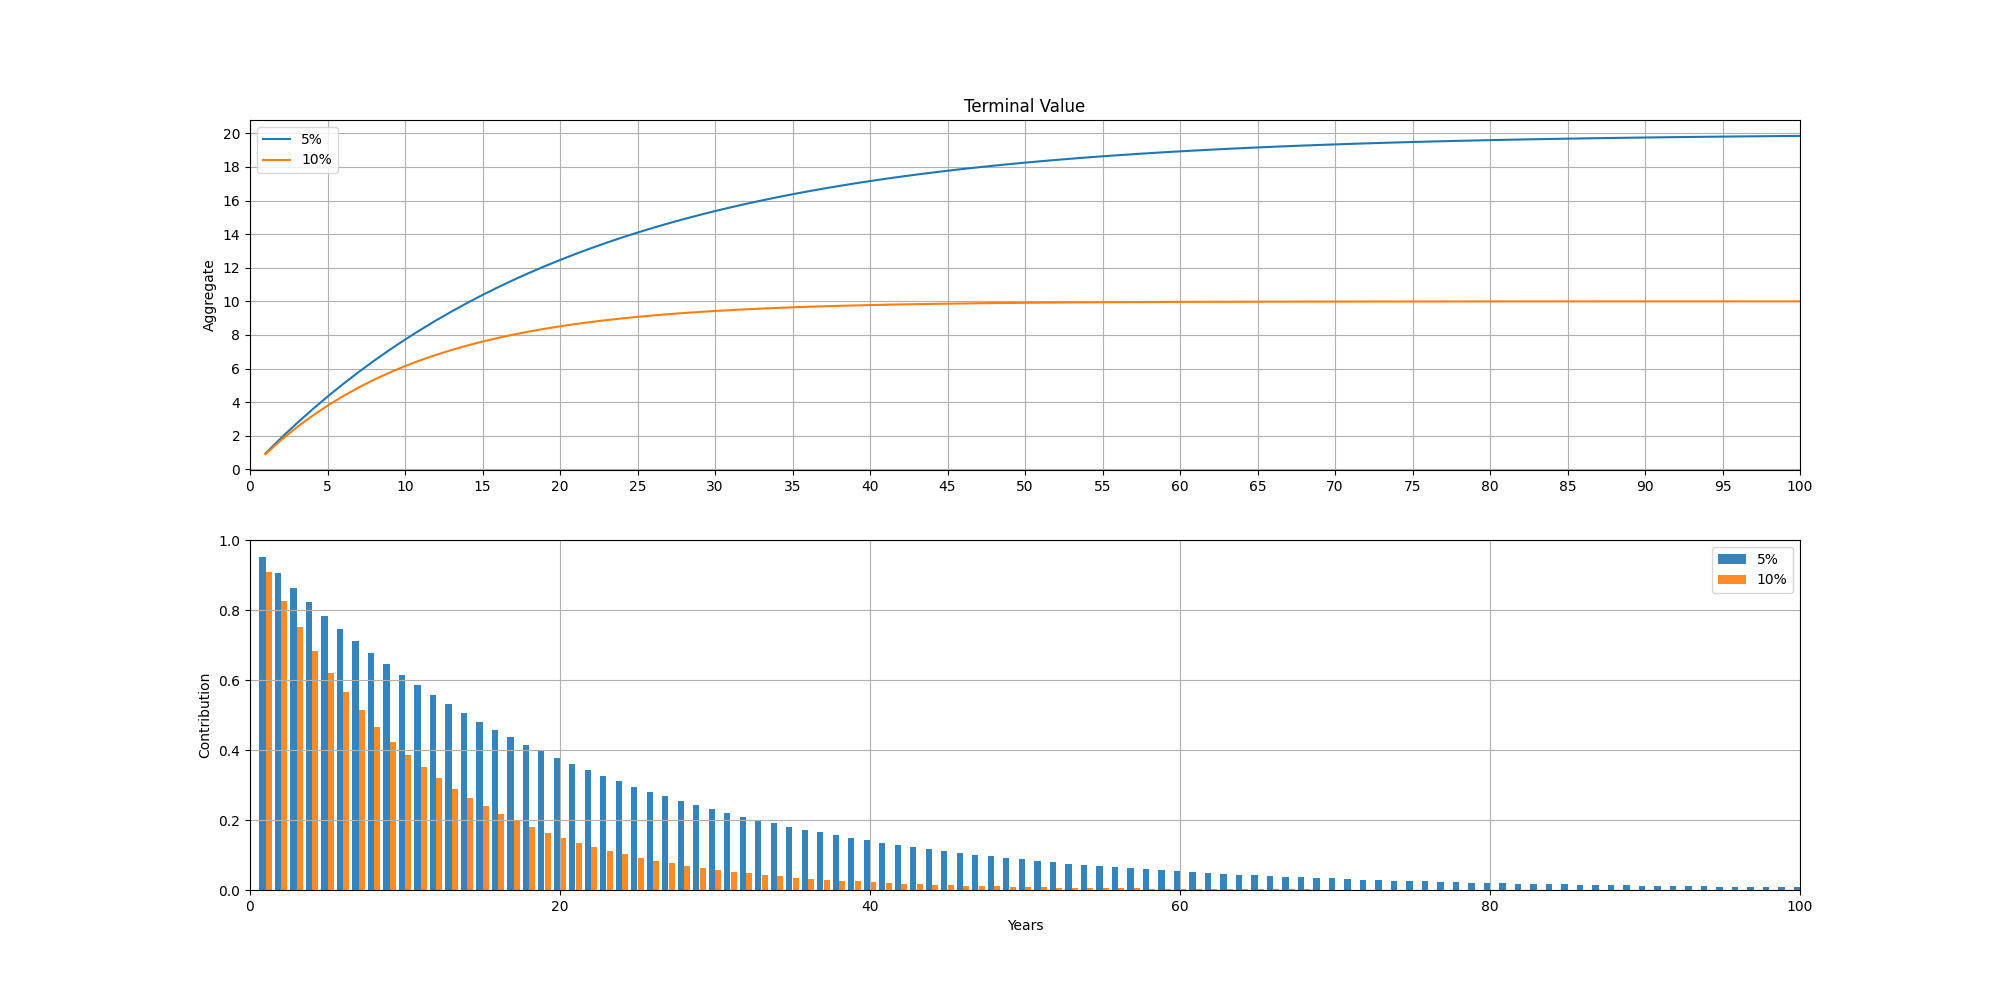

Source code (Python):
import matplotlib.pyplot as plt
import numpy as np

def compute_tv():
    cf = 1                         # cash flow
    g  = 0.00                      # growth rate in decimal
    r1 = 0.05                      # 5%  discount rate in decimal
    r2 = 0.10                      # 10% discount rate in decimal
    n  = 100                       # number of years

    dct1 = cf; dct2 = cf           # discounted cash at 't' years
    tvt1 = 0; tvt2 = 0             # terminal value at 't' years
    xt = []                        # x value of years
    ydct1 = []; ydct2 = []         # y value of dct
    ytvt1 = []; ytvt2 = []         # y value of tvt

    for t in range(1, n):
        xt.append(t)
        dct1 = dct1 * (1+g)/(1+r1)
        tvt1 += dct1
        ydct1.append(round(dct1,10))
        ytvt1.append(tvt1)
        dct2 = dct2 * (1+g)/(1+r2)
        tvt2 += dct2
        ydct2.append(round(dct2,10))
        ytvt2.append(tvt2)

    fig, (ax1, ax2) = plt.subplots(2, 1)
    fig.set_figheight(10)
    fig.set_figwidth(20)

    ax1.set(xlabel='', ylabel='Aggregate', title='Terminal Value')
    ax1.grid()
    ax1.set_xticks([t for t in range(0, n+1, 5)])
    ax1.set_yticks([t for t in range(0, 20+1, 2)])
    ax1.set_xlim(0, n)
    ax1.plot(xt, ytvt1, label="5%")
    ax1.plot(xt, ytvt2, label="10%")
    ax1.legend()

    width = 0.4
    ax2.set(xlabel='Years', ylabel='Contribution', title='')
    ax2.grid()
    ax2.set_xlim(0, n)
    ax2.bar(np.array(xt)-width/2, ydct1, width, label="5%", alpha=0.9)
    ax2.bar(np.array(xt)+width/2, ydct2, width, label="10%", alpha=0.9)
    ax2.legend()

    # fig.savefig("tv.png")
    plt.show()